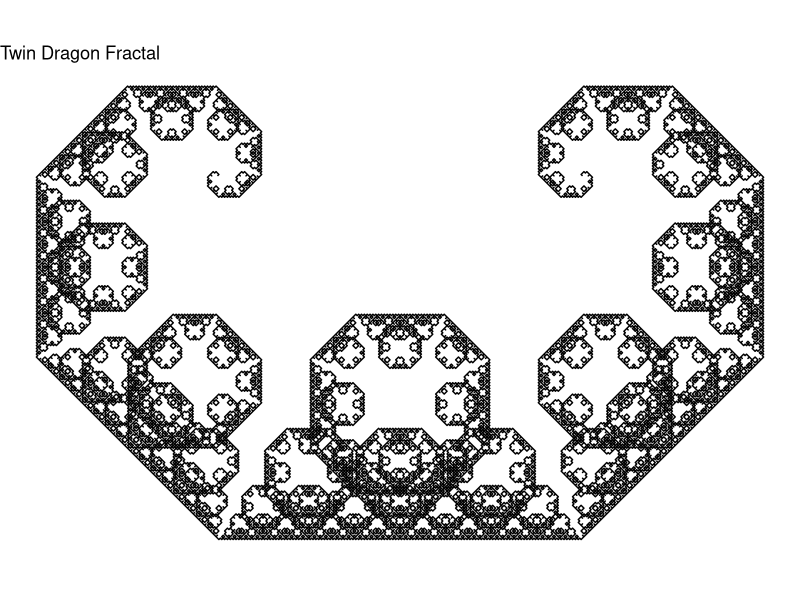
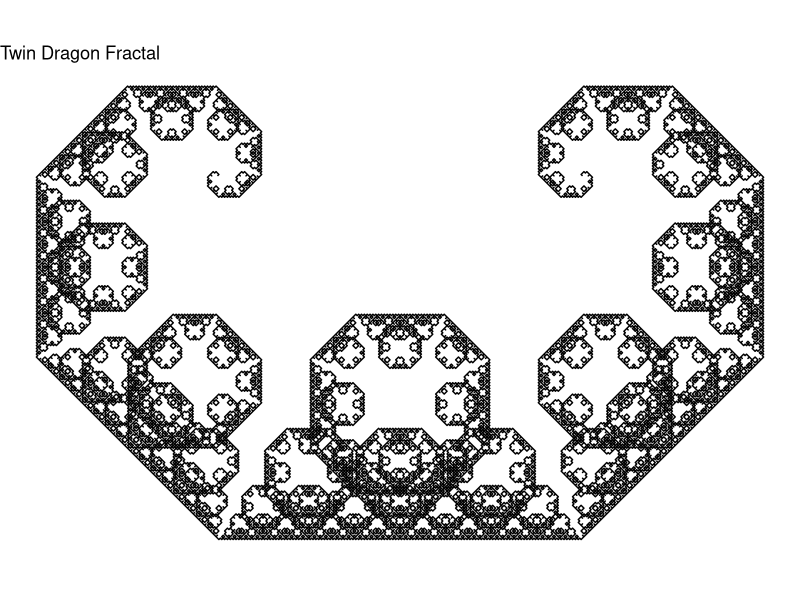

Write the R code that produced these figures, in order.
# twin - dragon Fractal
# aka david Knuth dragon


library(ggplot2)

# Define the function to generate Twin Dragon fractal
generate_twin_dragon <- function(iterations) {
  # Initialize points
  x <- c(0, 1)
  y <- c(0, 0)
  colors <- c(1, 2)  
  
  for (i in 1:iterations) {
    # Calculate new points
    new_x <- c()
    new_y <- c()
    new_colors <- c()
    for (j in 1:(length(x) - 1)) {
      x1 <- x[j]
      y1 <- y[j]
      x2 <- x[j + 1]
      y2 <- y[j + 1]
      # Add sin function
      new_x <- c(new_x, x1, (x1 + x2 - y1 + y2) / 2)
      new_y <- c(new_y, y1, (y1 + y2 + x1 - x2) / 2)
      new_colors <- c(new_colors, colors[j], ifelse(colors[j] == 1, 2, 1))
    }
    new_x <- c(new_x, tail(x, n = 1))
    new_y <- c(new_y, tail(y, n = 1))
    new_colors <- c(new_colors, tail(colors, n = 1))
    x <- new_x
    y <- new_y
    colors <- new_colors
  }
  
  return(data.frame(x, y, color = as.factor(colors)))
}

# Define the function to plot Twin Dragon fractal
plot_twin_dragon <- function(data) {
  ggplot(data, aes(x = x, y = y)) +
    geom_path() +
    coord_equal() +
    theme_void() +
    ggtitle("Twin Dragon Fractal")
}

# Generate the Twin Dragon fractal data
iterations <- 15
twin_dragon_data <- generate_twin_dragon(iterations)



# function
plot_twin_dragon(twin_dragon_data)



ggplot(twin_dragon_data, aes(x = x, y = y)) +
  geom_path() +
  coord_equal() +
  theme_void() +
  ggtitle("Twin Dragon Fractal")
